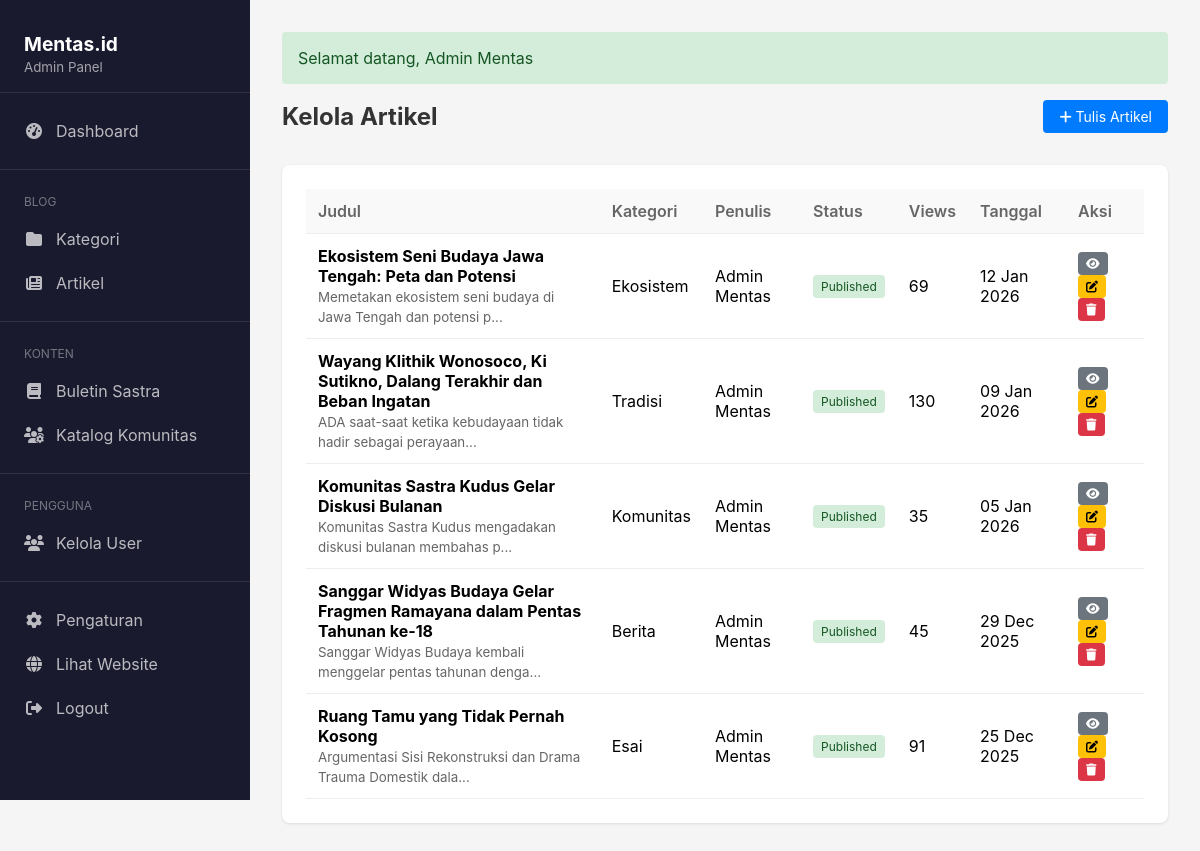
The page /admin/posts (signed in) on the database as committed earlier.
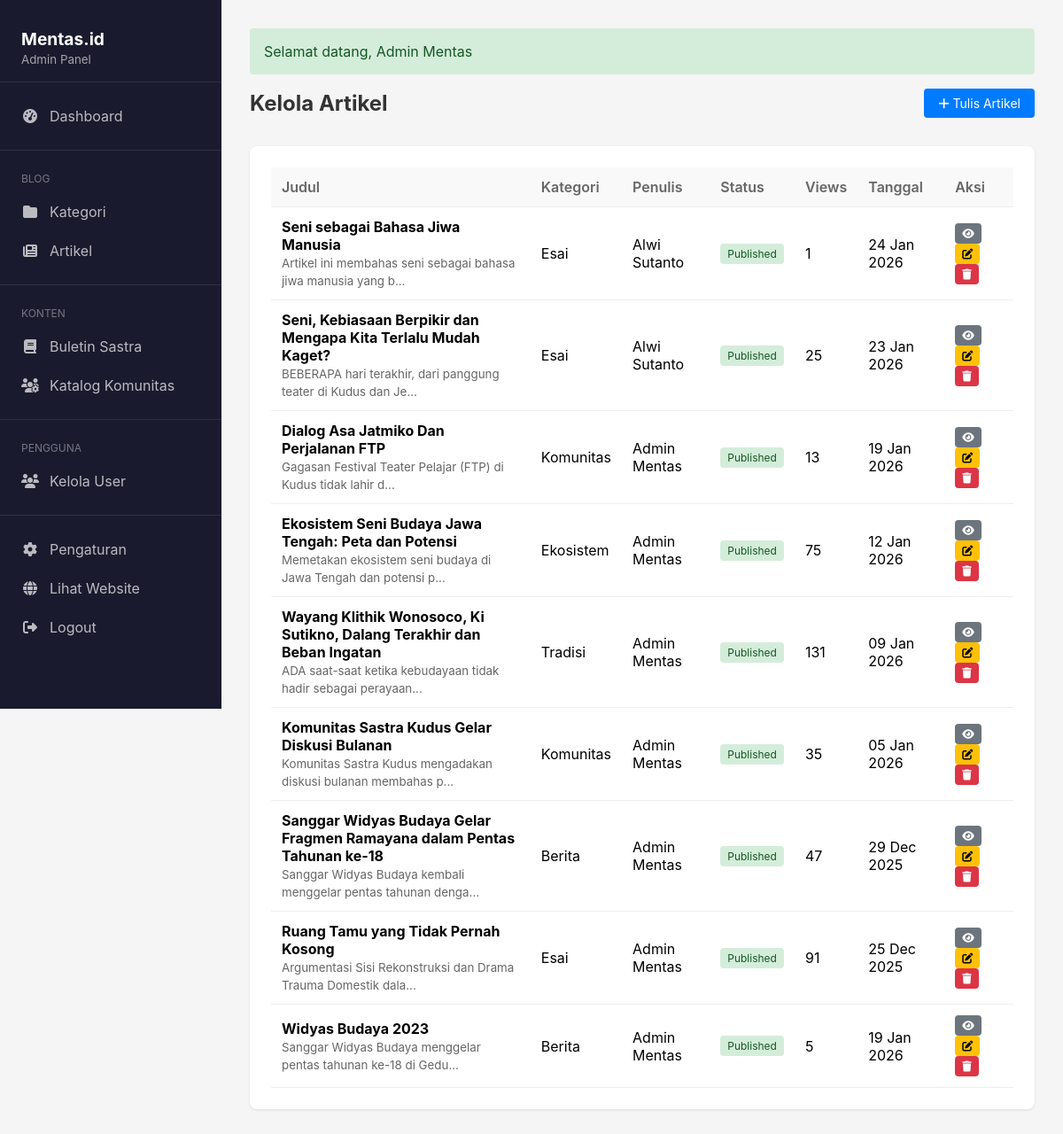
The same page on the database as committed later.
### tables this page shows
CREATE TABLE `posts` (
  `id` int NOT NULL,
  `title` varchar(255) NOT NULL,
  `slug` varchar(255) NOT NULL,
  `excerpt` text,
  `body` longtext,
  `cover_image` varchar(255) DEFAULT NULL,
  `category_id` int DEFAULT NULL,
  `author_id` int DEFAULT NULL,
  `status` enum('draft','published') DEFAULT 'draft',
  `views` int DEFAULT '0',
  `created_at` timestamp NULL DEFAULT CURRENT_TIMESTAMP,
  `updated_at` timestamp NULL DEFAULT CURRENT_TIMESTAMP ON UPDATE CURRENT_TIMESTAMP,
  `published_at` timestamp NULL DEFAULT NULL
);

CREATE TABLE `categories` (
  `id` int NOT NULL,
  `name` varchar(100) NOT NULL,
  `slug` varchar(100) NOT NULL,
  `description` text,
  `is_active` tinyint(1) DEFAULT '1',
  `sort_order` int DEFAULT '0',
  `created_at` timestamp NULL DEFAULT CURRENT_TIMESTAMP,
  `updated_at` timestamp NULL DEFAULT CURRENT_TIMESTAMP ON UPDATE CURRENT_TIMESTAMP
);

CREATE TABLE `users` (
  `id` int NOT NULL,
  `name` varchar(100) NOT NULL,
  `email` varchar(100) NOT NULL,
  `password` varchar(255) NOT NULL,
  `phone` varchar(20) DEFAULT NULL,
  `bio` text,
  `avatar` varchar(255) DEFAULT NULL,
  `address` text,
  `social_media` json DEFAULT NULL,
  `role` enum('admin','contributor') DEFAULT 'contributor',
  `status` enum('pending','active','rejected') DEFAULT 'pending',
  `created_at` timestamp NULL DEFAULT CURRENT_TIMESTAMP,
  `updated_at` timestamp NULL DEFAULT CURRENT_TIMESTAMP ON UPDATE CURRENT_TIMESTAMP
);

### app/controllers/AdminController.php (called while the page is built, shortened)
<?php
class AdminController extends Controller
{
    private $postModel;
    public function __construct()
    {
        $this->postModel = new Post();
    }
    public function posts()
    {
        $posts = $this->postModel->all();
        return $this->view('admin/posts/index', ['posts' => $posts]);
    }
}

### app/core/Router.php (called while the page is built, shortened)
<?php
require_once "../app/core/Controller.php";
class Router
{
    public function dispatch()
    {
        $method = 'index';
        $params = [];
        if (isset($_GET['url']) && !empty($_GET['url'])) {
            $url = explode('/', rtrim($_GET['url'], '/'));
            $segment1 = $url[0] ?? '';
            $segment2 = $url[1] ?? null;
            $possibleController = ucfirst($segment1) . 'Controller';
            $controllerPath = "../app/controllers/$possibleController.php";
            if (file_exists($controllerPath)) {
                if ($segment2) {
                    $method = $segment2;
                    $params = array_slice($url, 2);
                }
            } else {
                $controllerName = 'ContentController';
                $method = 'handle';
                $_GET['type'] = $segment1;
                $_GET['slug'] = $segment2;
            }
        }
        $controller = new $controllerName;
        call_user_func_array([$controller, $method], $params);
    }
}

### public/index.php (called while the page is built, shortened)
<?php
require_once '../app/config/database.php';
require_once '../app/core/Database.php';
require_once '../app/core/Router.php';
require_once '../app/models/Post.php';
require_once '../app/helpers/auth_helper.php';
$router = new Router();
$router->dispatch();

### app/helpers/auth_helper.php (called while the page is built, shortened)
<?php
function getFlash()
{
    if (isset($_SESSION['flash'])) {
        $flash = $_SESSION['flash'];
        return $flash;
    }
    return null;
}

### app/core/Database.php (called while the page is built, shortened)
<?php
class Database
{
    private static $instance = null;
    private $pdo;
    private function __construct()
    {
        try {
            $dsn = "mysql:host=" . DB_HOST . ";dbname=" . DB_NAME . ";charset=" . DB_CHARSET;
            $options = [
                PDO::ATTR_ERRMODE => PDO::ERRMODE_EXCEPTION,
                PDO::ATTR_DEFAULT_FETCH_MODE => PDO::FETCH_ASSOC,
                PDO::ATTR_EMULATE_PREPARES => false,
            ];
            $this->pdo = new PDO($dsn, DB_USER, DB_PASS, $options);
        } catch (PDOException $e) {
            die("Database connection failed: " . $e->getMessage());
        }
    }
    public static function getInstance()
    {
        if (self::$instance === null) {
            self::$instance = new self();
        }
        return self::$instance;
    }
    public function query($sql, $params = [])
    {
        $stmt = $this->pdo->prepare($sql);
        $stmt->execute($params);
        return $stmt->fetchAll();
    }
}

### app/models/Post.php (called while the page is built, shortened)
<?php
class Post
{
    private $db;
    public function __construct()
    {
        $this->db = Database::getInstance();
    }
    public function all($limit = null, $offset = 0)
    {
        $sql = "SELECT p.*, c.name as category_name, c.slug as category_slug, u.name as author_name
                FROM posts p
                LEFT JOIN categories c ON p.category_id = c.id
                LEFT JOIN users u ON p.author_id = u.id
                WHERE p.status = 'published'
                ORDER BY p.published_at DESC, p.created_at DESC";
        return $this->db->query($sql);
    }
}

### app/views/admin/posts/index.php (the view)
<?php require_once __DIR__ . '/../layout/header.php'; ?>
<div class="page-header">
    <h1>Kelola Artikel</h1>
    <a href="<?= BASE_URL ?>/admin/postCreate" class="btn btn-primary">
        <i class="fas fa-plus"></i> Tulis Artikel
    </a>
</div>
<div class="card">
    <table class="table">
        <thead>
            <tr>
                <th>Judul</th>
                <th>Kategori</th>
                <th>Penulis</th>
                <th>Status</th>
                <th>Views</th>
                <th>Tanggal</th>
                <th>Aksi</th>
            </tr>
        </thead>
        <tbody>
            <?php if (empty($posts)): ?>
                <tr>
                    <td colspan="7" style="text-align: center; color: #666;">Belum ada artikel</td>
                </tr>
            <?php else: ?>
                <?php foreach ($posts as $post): ?>
                    <tr>
                        <td>
                            <strong><?= htmlspecialchars($post['title']) ?></strong>
                            <?php if ($post['excerpt']): ?>
                                <br><small style="color: #666;"><?= substr($post['excerpt'], 0, 60) ?>...</small>
                            <?php endif; ?>
                        </td>
                        <td><?= $post['category_name'] ?? '-' ?></td>
                        <td><?= $post['author_name'] ?? '-' ?></td>
                        <td>
                            <span class="badge badge-<?= $post['status'] === 'published' ? 'success' : 'warning' ?>">
                                <?= ucfirst($post['status']) ?>
                            </span>
                        </td>
                        <td><?= $post['views'] ?></td>
                        <td><?= date('d M Y', strtotime($post['created_at'])) ?></td>
                        <td>
                            <a href="<?= BASE_URL ?>/blog/<?= $post['slug'] ?>" class="btn btn-sm btn-secondary" target="_blank" title="Lihat">
                                <i class="fas fa-eye"></i>
                            </a>
                            <a href="<?= BASE_URL ?>/admin/postEdit/<?= $post['id'] ?>" class="btn btn-sm btn-warning" title="Edit">
                                <i class="fas fa-edit"></i>
                            </a>
                            <a href="<?= BASE_URL ?>/admin/postDelete/<?= $post['id'] ?>" class="btn btn-sm btn-danger" onclick="return confirm('Hapus artikel ini?')" title="Hapus">
                                <i class="fas fa-trash"></i>
                            </a>
                        </td>
                    </tr>
                <?php endforeach; ?>
            <?php endif; ?>
        </tbody>
    </table>
</div>
<?php require_once __DIR__ . '/../layout/footer.php'; ?>

### app/core/Controller.php
<?php
class Controller
{
    public function view($view, $data = [])
    {
        extract($data);
        $__viewPath = "../app/views/$view.php";
        if (strpos($view, 'admin/') === 0 || strpos($view, 'auth/') === 0 || strpos($view, 'contributor/') === 0) {
            require $__viewPath;
        } else {
            require "../app/views/layouts/main.php";
        }
    }
}

### app/views/admin/layout/header.php (shortened to what this page needs)
<!DOCTYPE html>
<html lang="id">
<head>
    <link rel="stylesheet" href="https://cdnjs.cloudflare.com/ajax/libs/font-awesome/6.5.0/css/all.min.css">
</head>
<body>
    <div class="admin-container">
        <aside class="sidebar">
            <div class="sidebar-header">
                <h2>Mentas.id</h2>
                <small>Admin Panel</small>
            </div>
            <ul class="sidebar-menu">
                <li><a href="<?= BASE_URL ?>/admin" class="<?= ($_GET['url'] ?? '') === 'admin' ? 'active' : '' ?>">
                    <i class="fas fa-tachometer-alt"></i> Dashboard
                </a></li>
                <div class="menu-divider"></div>
                <li style="padding: 0.5rem 1.5rem; color: rgba(255,255,255,0.4); font-size: 0.75rem; text-transform: uppercase;">Blog</li>
                <li><a href="<?= BASE_URL ?>/admin/categories">
                    <i class="fas fa-folder"></i> Kategori
                </a></li>
                <li><a href="<?= BASE_URL ?>/admin/posts">
                    <i class="fas fa-newspaper"></i> Artikel
                </a></li>
                <div class="menu-divider"></div>
                <li style="padding: 0.5rem 1.5rem; color: rgba(255,255,255,0.4); font-size: 0.75rem; text-transform: uppercase;">Konten</li>
                <li><a href="<?= BASE_URL ?>/admin/zines">
                    <i class="fas fa-book"></i> Buletin Sastra
                </a></li>
                <li><a href="<?= BASE_URL ?>/admin/communities">
                    <i class="fas fa-users-cog"></i> Katalog Komunitas
                </a></li>
                <div class="menu-divider"></div>
                <li style="padding: 0.5rem 1.5rem; color: rgba(255,255,255,0.4); font-size: 0.75rem; text-transform: uppercase;">Pengguna</li>
                <li><a href="<?= BASE_URL ?>/admin/users">
                    <i class="fas fa-users"></i> Kelola User
                </a></li>
                <div class="menu-divider"></div>
                <li><a href="<?= BASE_URL ?>/admin/settings">
                    <i class="fas fa-cog"></i> Pengaturan
                </a></li>
                <li><a href="<?= BASE_URL ?>">
                    <i class="fas fa-globe"></i> Lihat Website
                </a></li>
                <li><a href="<?= BASE_URL ?>/auth/logout">
                    <i class="fas fa-sign-out-alt"></i> Logout
                </a></li>
            </ul>
        </aside>
        <main class="main-content">
            <?php $flash = getFlash(); ?>
            <?php if ($flash): ?>
                <div class="alert alert-<?= $flash['type'] ?>">
                    <?= $flash['message'] ?>
                </div>
            <?php endif; ?>

### app/views/admin/layout/footer.php
        </main>
    </div>
</body>
</html>

### app/views/admin/layout/header.php (style rules this page uses)
* { margin: 0; padding: 0; box-sizing: border-box; }
body { font-family: -apple-system, BlinkMacSystemFont, 'Segoe UI', Roboto, sans-serif; background: #f5f5f5; }
.admin-container { display: flex; min-height: 100vh; }
.sidebar { width: 250px; background: #1a1a2e; color: #fff; padding: 1rem 0; position: fixed; height: 100vh; overflow-y: auto; }
.sidebar-header { padding: 1rem 1.5rem; border-bottom: 1px solid rgba(255,255,255,0.1); margin-bottom: 1rem; }
.sidebar-header h2 { font-size: 1.2rem; }
.sidebar-header small { color: rgba(255,255,255,0.6); }
.sidebar-menu { list-style: none; }
.sidebar-menu a { display: flex; align-items: center; gap: 0.75rem; padding: 0.75rem 1.5rem; color: rgba(255,255,255,0.7); text-decoration: none; transition: all 0.2s; }
.sidebar-menu i { width: 20px; text-align: center; }
.menu-divider { border-top: 1px solid rgba(255,255,255,0.1); margin: 1rem 0; }
.main-content { flex: 1; margin-left: 250px; padding: 2rem; }
.page-header { display: flex; justify-content: space-between; align-items: center; margin-bottom: 2rem; }
.page-header h1 { font-size: 1.5rem; color: #333; }
.card { background: #fff; border-radius: 8px; box-shadow: 0 1px 3px rgba(0,0,0,0.1); padding: 1.5rem; margin-bottom: 1.5rem; }
.table { width: 100%; border-collapse: collapse; }
.table th, .table td { padding: 0.75rem; text-align: left; border-bottom: 1px solid #eee; }
.table th { color: #666; font-weight: 600; background: #f9f9f9; }
.btn { display: inline-block; padding: 0.5rem 1rem; border: none; border-radius: 4px; cursor: pointer; text-decoration: none; font-size: 0.875rem; }
.btn-sm { padding: 0.25rem 0.5rem; font-size: 0.75rem; }
.btn-primary { background: #007bff; color: #fff; }
.btn-danger { background: #dc3545; color: #fff; }
.btn-warning { background: #ffc107; color: #000; }
.btn-secondary { background: #6c757d; color: #fff; }
.badge { display: inline-block; padding: 0.25rem 0.5rem; border-radius: 4px; font-size: 0.75rem; }
.badge-success { background: #d4edda; color: #155724; }
.alert { padding: 1rem; border-radius: 4px; margin-bottom: 1rem; }
.alert-success { background: #d4edda; color: #155724; }

Rows that differ between the two databases and show on the page:
added posts: title "Seni sebagai Bahasa Jiwa Manusia", excerpt "Artikel ini membahas seni sebagai bahasa jiwa manusia yang b", category.name "Esai", author.name "Alwi Sutanto", status "Published", views "1", created_at "24 Jan 2026"
added posts: title "Seni, Kebiasaan Berpikir dan Mengapa Kita Terlalu Mudah Kaget?", excerpt "BEBERAPA hari terakhir, dari panggung teater di Kudus dan Je", category.name "Esai", author.name "Alwi Sutanto", status "Published", views "25", created_at "23 Jan 2026"
added posts: title "Dialog Asa Jatmiko Dan Perjalanan FTP", excerpt "Gagasan Festival Teater Pelajar (FTP) di Kudus tidak lahir d", category.name "Komunitas", author.name "Admin Mentas", status "Published", views "13", created_at "19 Jan 2026"
changed posts "Ekosistem Seni Budaya Jawa Tengah: Peta dan Potensi": views "69" → "75"
changed posts "Wayang Klithik Wonosoco, Ki Sutikno, Dalang Terakhir dan Beban Ingatan": views "130" → "131"
changed posts "Sanggar Widyas Budaya Gelar Fragmen Ramayana dalam Pentas Tahunan ke-18": views "45" → "47"
added posts: title "Widyas Budaya 2023", excerpt "Sanggar Widyas Budaya menggelar pentas tahunan ke-18 di Gedu", category.name "Berita", author.name "Admin Mentas", status "Published", views "5", created_at "19 Jan 2026"
